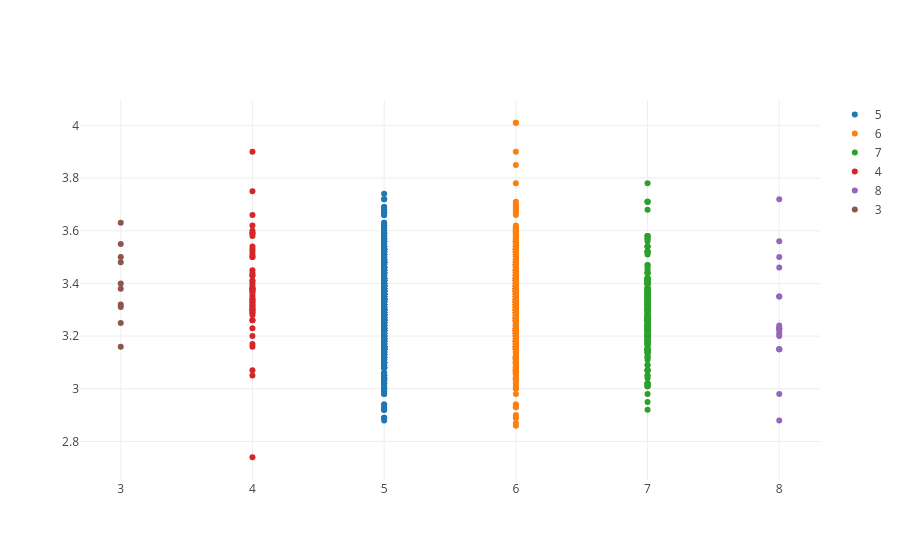

The notebook cell saved with this chart:
### Markdown cell above
#### Kết luận:

+ Biểu đồ scatter plot hiển thị mối quan hệ giữa quality (trục x) và alcohol (trục y).

+ Các điểm dữ liệu được nhóm theo giá trị quality, giúp quan sát sự phân bố lượng cồn theo từng mức chất lượng rượu.

### Code cell
subject = df["quality"]
score = df["pH"]

data = [dict(x = subject, y = score, mode = "markers", type = "scatter",
             transforms = [dict(type = "groupby", groups = subject)])]

fig_dict = dict(data = data)
pio.show(fig_dict, validate = False)

### Figure 1 — Plotly figure (JSON) as saved in the notebook; plotly's stock layout.template omitted (floating-point values rounded to 4 significant figures; data arrays with more than 128 entries replaced by an {"elided": "..."} marker saying what was removed)
{"data": [{"mode": "markers", "transforms": [{"groups": {"elided": "1599 int values"}, "type": "groupby"}], "type": "scatter", "x": {"elided": "1599 int values"}, "y": {"elided": "1599 float values"}}], "layout": {}}
